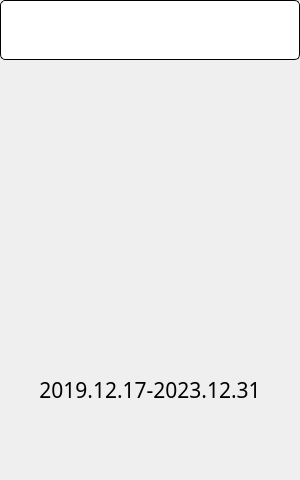
<?xml version="1.0" encoding="UTF-8"?>
<ui version="4.0">
 <class>Pet</class>
 <widget class="QWidget" name="Pet">
  <property name="geometry">
   <rect>
    <x>0</x>
    <y>0</y>
    <width>300</width>
    <height>480</height>
   </rect>
  </property>
  <property name="windowTitle">
   <string>Form</string>
  </property>
  <property name="styleSheet">
   <string notr="true">QTextEdit{
	border:1px solid rgb(0,0,0);
	border-radius:5px;
	background-color: rgb(255, 255, 255);
	color: rgb(0, 0, 0);
}
QScrollBar:vertical{
	border: none;
	width:8px;
	margin: 0 0 0 0;
	background: transparent;
}
QScrollBar::handle:vertical{
	background: rgb(200, 200, 200);
	border-radius:4px;
}
QScrollBar::handle:vertical:hover{
	background: rgb(160, 160, 160);
	border-radius:4px;
}
QScrollBar::handle:vertical:pressed{
	background: rgb(5, 160, 255);
	border-radius:4px;
}
QScrollBar::add-page,QScrollBar::sub-page:vertical{
	background: transparent;
}
QScrollBar::add-line,QScrollBar::sub-line:vertical{
	background: transparent;
}</string>
  </property>
  <layout class="QVBoxLayout" name="verticalLayout" stretch="1,5,1,1">
   <property name="spacing">
    <number>0</number>
   </property>
   <property name="leftMargin">
    <number>0</number>
   </property>
   <property name="topMargin">
    <number>0</number>
   </property>
   <property name="rightMargin">
    <number>0</number>
   </property>
   <property name="bottomMargin">
    <number>0</number>
   </property>
   <item>
    <widget class="QTextEdit" name="textEdit">
     <property name="sizePolicy">
      <sizepolicy hsizetype="Preferred" vsizetype="Ignored">
       <horstretch>0</horstretch>
       <verstretch>0</verstretch>
      </sizepolicy>
     </property>
     <property name="font">
      <font>
       <family>楷体</family>
       <pointsize>24</pointsize>
      </font>
     </property>
     <property name="readOnly">
      <bool>true</bool>
     </property>
     <property name="html">
      <string>&lt;!DOCTYPE HTML PUBLIC &quot;-//W3C//DTD HTML 4.0//EN&quot; &quot;http://www.w3.org/TR/REC-html40/strict.dtd&quot;&gt;
&lt;html&gt;&lt;head&gt;&lt;meta name=&quot;qrichtext&quot; content=&quot;1&quot; /&gt;&lt;style type=&quot;text/css&quot;&gt;
p, li { white-space: pre-wrap; }
&lt;/style&gt;&lt;/head&gt;&lt;body style=&quot; font-family:'楷体'; font-size:24pt; font-weight:400; font-style:normal;&quot;&gt;
&lt;p style=&quot;-qt-paragraph-type:empty; margin-top:0px; margin-bottom:0px; margin-left:0px; margin-right:0px; -qt-block-indent:0; text-indent:0px; font-family:'楷体';&quot;&gt;&lt;br /&gt;&lt;/p&gt;&lt;/body&gt;&lt;/html&gt;</string>
     </property>
    </widget>
   </item>
   <item>
    <widget class="QLabel" name="showWidget">
     <property name="sizePolicy">
      <sizepolicy hsizetype="Preferred" vsizetype="Ignored">
       <horstretch>0</horstretch>
       <verstretch>0</verstretch>
      </sizepolicy>
     </property>
     <property name="text">
      <string/>
     </property>
    </widget>
   </item>
   <item>
    <widget class="QLabel" name="timelabel">
     <property name="sizePolicy">
      <sizepolicy hsizetype="Preferred" vsizetype="Ignored">
       <horstretch>0</horstretch>
       <verstretch>0</verstretch>
      </sizepolicy>
     </property>
     <property name="font">
      <font>
       <family>楷体</family>
       <pointsize>16</pointsize>
      </font>
     </property>
     <property name="text">
      <string>2019.12.17-2023.12.31</string>
     </property>
     <property name="alignment">
      <set>Qt::AlignCenter</set>
     </property>
    </widget>
   </item>
   <item>
    <widget class="QLabel" name="timelabel_2">
     <property name="sizePolicy">
      <sizepolicy hsizetype="Preferred" vsizetype="Ignored">
       <horstretch>0</horstretch>
       <verstretch>0</verstretch>
      </sizepolicy>
     </property>
     <property name="text">
      <string/>
     </property>
     <property name="alignment">
      <set>Qt::AlignCenter</set>
     </property>
    </widget>
   </item>
  </layout>
 </widget>
 <resources/>
 <connections/>
</ui>
